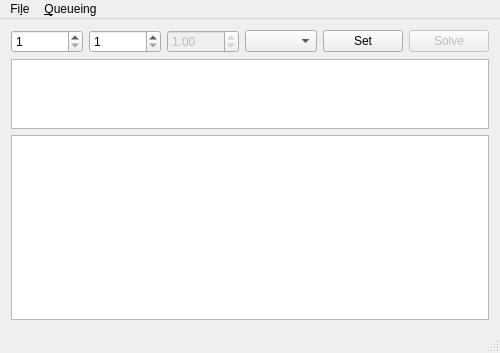
<?xml version="1.0" encoding="UTF-8"?>
<ui version="4.0">
 <class>MainWindow</class>
 <widget class="QMainWindow" name="MainWindow">
  <property name="geometry">
   <rect>
    <x>0</x>
    <y>0</y>
    <width>500</width>
    <height>353</height>
   </rect>
  </property>
  <property name="windowTitle">
   <string>CMPD&amp;C Solver</string>
  </property>
  <widget class="QWidget" name="centralWidget">
   <layout class="QGridLayout" name="gridLayout_3">
    <item row="0" column="0">
     <layout class="QGridLayout" name="gridLayout">
      <item row="1" column="0" colspan="6">
       <layout class="QVBoxLayout" name="verticalLayout" stretch="1,3">
        <item>
         <widget class="QTableWidget" name="pi_table"/>
        </item>
        <item>
         <widget class="QTableWidget" name="probs_table"/>
        </item>
       </layout>
      </item>
      <item row="0" column="0">
       <widget class="QSpinBox" name="spinBox">
        <property name="toolTip">
         <string>Number of states</string>
        </property>
        <property name="minimum">
         <number>1</number>
        </property>
        <property name="maximum">
         <number>9999</number>
        </property>
       </widget>
      </item>
      <item row="0" column="1">
       <widget class="QSpinBox" name="spinBox_2">
        <property name="toolTip">
         <string>Number of iterations</string>
        </property>
        <property name="minimum">
         <number>1</number>
        </property>
        <property name="maximum">
         <number>9999</number>
        </property>
       </widget>
      </item>
      <item row="0" column="5">
       <widget class="QPushButton" name="solveButton">
        <property name="enabled">
         <bool>false</bool>
        </property>
        <property name="text">
         <string>Solve</string>
        </property>
       </widget>
      </item>
      <item row="0" column="4">
       <widget class="QPushButton" name="setButton">
        <property name="text">
         <string>Set</string>
        </property>
       </widget>
      </item>
      <item row="0" column="3">
       <widget class="QComboBox" name="comboBox">
        <property name="toolTip">
         <string>Mode</string>
        </property>
       </widget>
      </item>
      <item row="0" column="2">
       <widget class="QDoubleSpinBox" name="t_SpinBox">
        <property name="enabled">
         <bool>false</bool>
        </property>
        <property name="toolTip">
         <string>Time</string>
        </property>
        <property name="value">
         <double>1.000000000000000</double>
        </property>
       </widget>
      </item>
     </layout>
    </item>
   </layout>
  </widget>
  <widget class="QMenuBar" name="menuBar">
   <property name="geometry">
    <rect>
     <x>0</x>
     <y>0</y>
     <width>500</width>
     <height>30</height>
    </rect>
   </property>
   <widget class="QMenu" name="menuFile">
    <property name="title">
     <string>Fi&amp;le</string>
    </property>
    <addaction name="actionLoad"/>
    <addaction name="separator"/>
    <addaction name="actionExit"/>
   </widget>
   <widget class="QMenu" name="menuQueueing">
    <property name="title">
     <string>&amp;Queueing</string>
    </property>
    <addaction name="actionM_M_m"/>
    <addaction name="action_M_Er_1"/>
    <addaction name="actionM_G_1"/>
   </widget>
   <addaction name="menuFile"/>
   <addaction name="menuQueueing"/>
  </widget>
  <widget class="QStatusBar" name="statusBar"/>
  <action name="actionLoad">
   <property name="text">
    <string>&amp;Load</string>
   </property>
   <property name="shortcut">
    <string>Ctrl+O</string>
   </property>
  </action>
  <action name="actionExit">
   <property name="text">
    <string>&amp;Exit</string>
   </property>
  </action>
  <action name="actionM_M_m">
   <property name="text">
    <string>&amp;M/M/m</string>
   </property>
  </action>
  <action name="action_M_Er_1">
   <property name="text">
    <string>M/&amp;Er/1</string>
   </property>
  </action>
  <action name="actionM_G_1">
   <property name="text">
    <string>M/&amp;G/1</string>
   </property>
   <property name="toolTip">
    <string>M/G/1</string>
   </property>
  </action>
 </widget>
 <layoutdefault spacing="6" margin="11"/>
 <resources/>
 <connections>
  <connection>
   <sender>actionExit</sender>
   <signal>triggered()</signal>
   <receiver>MainWindow</receiver>
   <slot>close()</slot>
   <hints>
    <hint type="sourcelabel">
     <x>-1</x>
     <y>-1</y>
    </hint>
    <hint type="destinationlabel">
     <x>206</x>
     <y>176</y>
    </hint>
   </hints>
  </connection>
  <connection>
   <sender>actionLoad</sender>
   <signal>triggered()</signal>
   <receiver>MainWindow</receiver>
   <slot>loadFile()</slot>
   <hints>
    <hint type="sourcelabel">
     <x>-1</x>
     <y>-1</y>
    </hint>
    <hint type="destinationlabel">
     <x>206</x>
     <y>176</y>
    </hint>
   </hints>
  </connection>
 </connections>
 <slots>
  <slot>loadFile()</slot>
 </slots>
</ui>
